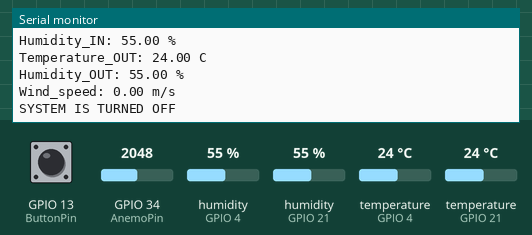
Recording of a sketch running on a simulated ESP32. Parts: the last lines printed to the serial monitor. Inputs (shaded band) come from the test bench; at power-on: GPIO 13 (ButtonPin) HIGH, humidity (sensors on GPIO 4, GPIO 21) 55 %, GPIO 34 (AnemoPin) = 2048, temperature (sensors on GPIO 4, GPIO 21) 24 °C. WiFi joins after 1.5 s; servers stay silent unless stated.

Above: at 3.2 s.
3.3 s: GPIO 13 (ButtonPin) pulled LOW for 1 s
At 4.6 s:
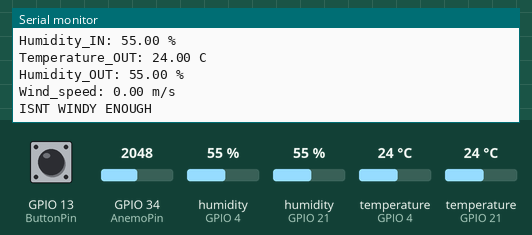
5.8 s: humidity (sensor on GPIO 4) set to 22 %
At 6.9 s:
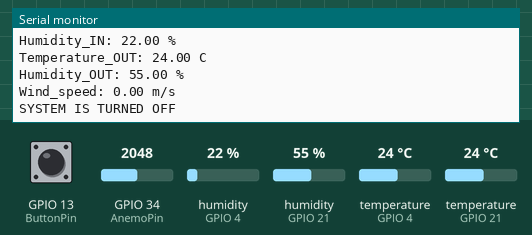
7.3 s: humidity (sensor on GPIO 21) set to 22 %
At 8.6 s:
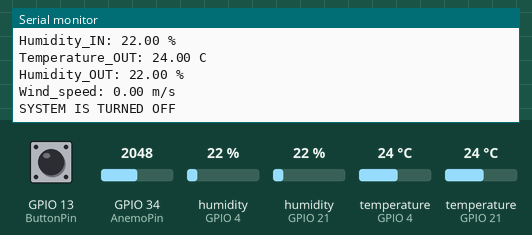
8.8 s: GPIO 34 (AnemoPin) set to 2240
10.3 s: temperature (sensor on GPIO 4) set to 12 °C
At 10.3 s:
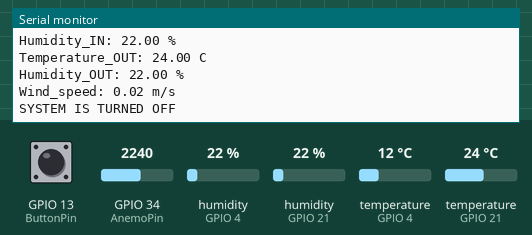
11.8 s: temperature (sensor on GPIO 21) set to 12 °C
At 12.9 s:
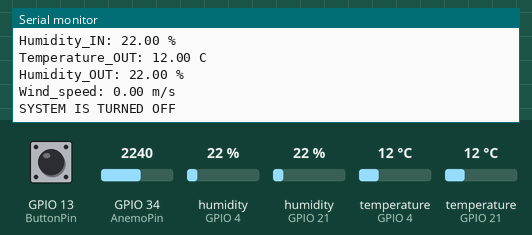

The sketch:

MagaDuino.ino
```cpp
#include <WiFi.h>
#include <HTTPClient.h>
#include "DHT.h"

#define DHT_IN_PIN 4 // Пин, к которому подключен датчик DHT11_IN
#define DHT_OUT_PIN 21 // Пин, к которому подключен датчик DHT11_OUT
#define AnemoPin 34 // Пин, к которому подключён Анемоментр
#define ButtonPin 13 // Пин кнопки включения

#define DHT_IN_TYPE DHT11 // Тип датчика DHT11_IN
#define DHT_OUT_TYPE DHT11 // Тип датчика DHT11_OUT

const char* ssid = "your_SSID"; // Укажите ваш SSID
const char* password = "your_password"; // Укажите ваш пароль
const char* serverName = "http://your_server_address:8080"; // Укажите IP адрес вашего сервера

DHT dht_in(DHT_IN_PIN, DHT_IN_TYPE);
DHT dht_out(DHT_OUT_PIN, DHT_OUT_TYPE);

int countSignals = 0;
bool anemoChange = false;
bool isWindy = false;
uint32_t dataTimer = 0;
int anemoValue = 0;
int time_to_proccess = 2000;
int time_to_work = 1200000;
uint32_t lastWindSpeedPositiveTime = 0;


void setup() {
  Serial.begin(115200);

  // Подключение к WiFi
  WiFi.begin(ssid, password);
  while (WiFi.status() != WL_CONNECTED) {
    delay(1000);
    Serial.println("Connecting to WiFi...");
  }
  Serial.println("Connected to WiFi");

  dht_in.begin();
  dht_out.begin();

  pinMode(ButtonPin, INPUT_PULLUP);
}

void loop() {
  // Чтение данных с датчиков DHT11
  float humidity_in = dht_in.readHumidity();
  float temperatire_in = dht_in.readTemperature();
  float humidity_out = dht_out.readHumidity();
  float temperatire_out = dht_out.readTemperature();
  anemoValue = analogRead(AnemoPin);


  if (anemoValue >= 2200 && !anemoChange){
    countSignals = countSignals + 1;
    anemoChange=true;
  }
  if (anemoValue < 2200 && anemoChange){
    anemoChange=false;
  }

  // Проверка, что данные корректные
  if (isnan(humidity_in) || isnan(temperatire_in)) {
    Serial.println("Failed to read from DHT_IN sensor!");
    return;
  }
  if (isnan(humidity_out) || isnan(temperatire_out)) {
    Serial.println("Failed to read from DHT_OUT sensor!");
    return;
  }

  if (millis() - dataTimer > time_to_proccess){
    float wind_speed=M_PI*countSignals*0.28/(24*2);
    countSignals=0;

    // Формирование сообщения для отправки на сервер
    String postData = "Temperature_IN: ";
    postData += String(temperatire_in);
    postData += " C\nHumidity_IN: ";
    postData += String(humidity_in);
    postData += " %\nTemperature_OUT: ";
    postData += String(temperatire_out);
    postData += " C\nHumidity_OUT: ";
    postData += String(humidity_out);
    postData += " %\nWind_speed: ";
    postData += String(wind_speed);
    postData += " m/s";

    Serial.println("Sending data: " + postData);

    if (wind_speed > 0.5 && !isWindy) {
      lastWindSpeedPositiveTime = millis();
      isWindy = true;
    }

    if (wind_speed < 0.5) {
      isWindy = false;
    }

    if (digitalRead(ButtonPin) == 0){
      if ((millis() - lastWindSpeedPositiveTime) >= time_to_work && isWindy) {
        if (WiFi.status() == WL_CONNECTED){
          HTTPClient http;
          http.begin(serverName);
          http.addHeader("Content-Type", "text/plain");

          int httpResponseCode = http.POST(postData);

          if (httpResponseCode > 0) {
            String response = http.getString();
            Serial.println(httpResponseCode);
            Serial.println(response); // Вывод ответа сервера
          } else {
            Serial.print("Error on sending POST: ");
            Serial.println(httpResponseCode);
          }
          http.end();
        } else {
        Serial.println("WiFi Disconnected");
        }
      } else {
      Serial.println("ISNT WINDY ENOUGH");
      }
    } else {
      Serial.println("SYSTEM IS TURNED OFF");
    }
    dataTimer = millis();
  }
}
```

Measured:
- after the input at 3.3 s, the serial monitor: prints a new line after 0.78 s (image 1)
- after the input at 5.8 s, the serial monitor: prints a new line after 0.30 s (image 2)
- after the input at 7.3 s, the serial monitor: prints a new line after 0.82 s (image 3)
- after the input at 11.8 s, the serial monitor: prints a new line after 0.37 s (image 5)
